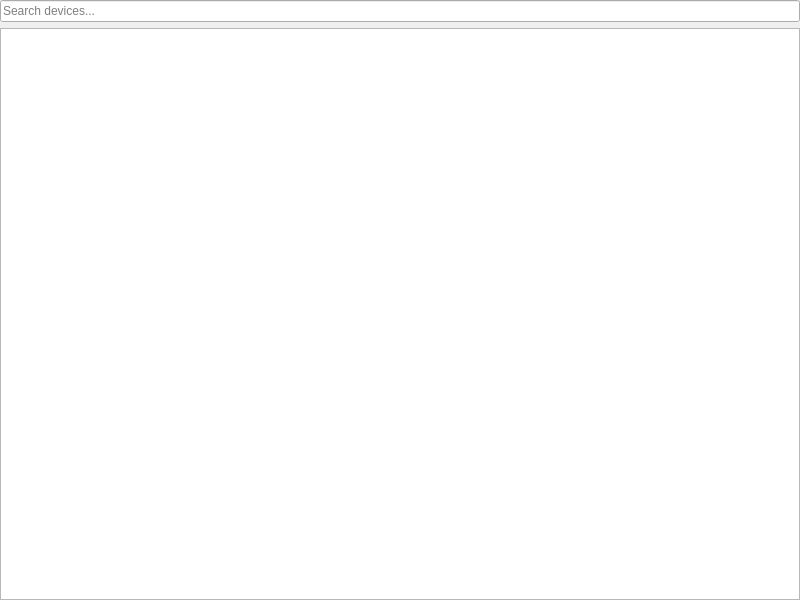
<?xml version="1.0" encoding="UTF-8"?>
<ui version="4.0">
 <class>DeviceTableWidget</class>
 <widget class="QWidget" name="DeviceTableWidget">
  <property name="geometry">
   <rect>
    <x>0</x>
    <y>0</y>
    <width>800</width>
    <height>600</height>
   </rect>
  </property>
  <property name="windowTitle">
   <string>Device Table</string>
  </property>
  <layout class="QVBoxLayout" name="verticalLayout">
   <property name="leftMargin">
    <number>0</number>
   </property>
   <property name="topMargin">
    <number>0</number>
   </property>
   <property name="rightMargin">
    <number>0</number>
   </property>
   <property name="bottomMargin">
    <number>0</number>
   </property>
   <item>
    <widget class="QLineEdit" name="searchLineEdit">
     <property name="placeholderText">
      <string>Search devices...</string>
     </property>
     <property name="clearButtonEnabled">
      <bool>true</bool>
     </property>
    </widget>
   </item>
   <item>
    <widget class="QTableView" name="tableView">
     <property name="selectionBehavior">
      <enum>QAbstractItemView::SelectRows</enum>
     </property>
     <property name="selectionMode">
      <enum>QAbstractItemView::ExtendedSelection</enum>
     </property>
     <property name="sortingEnabled">
      <bool>true</bool>
     </property>
     <property name="alternatingRowColors">
      <bool>true</bool>
     </property>
     <attribute name="horizontalHeaderStretchLastSection">
      <bool>true</bool>
     </attribute>
     <attribute name="verticalHeaderVisible">
      <bool>false</bool>
     </attribute>
    </widget>
   </item>
  </layout>
 </widget>
 <resources/>
 <connections/>
</ui>
